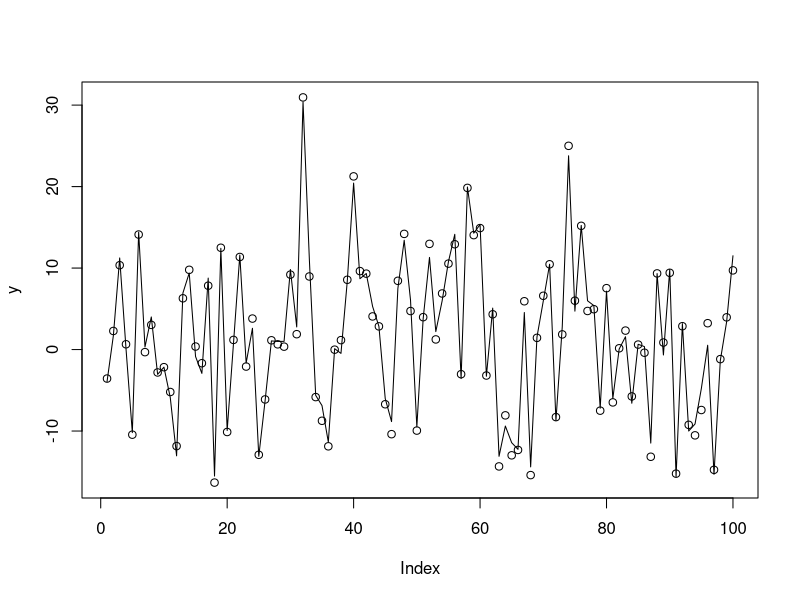
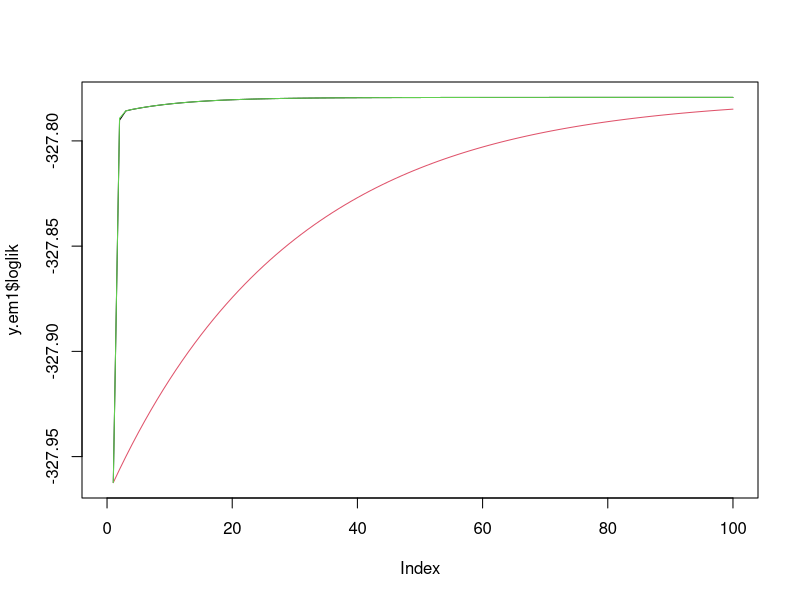
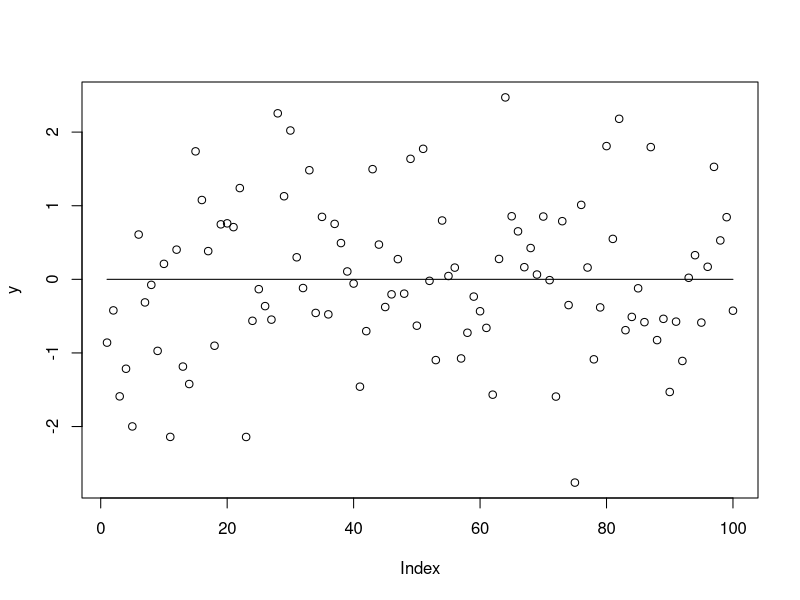
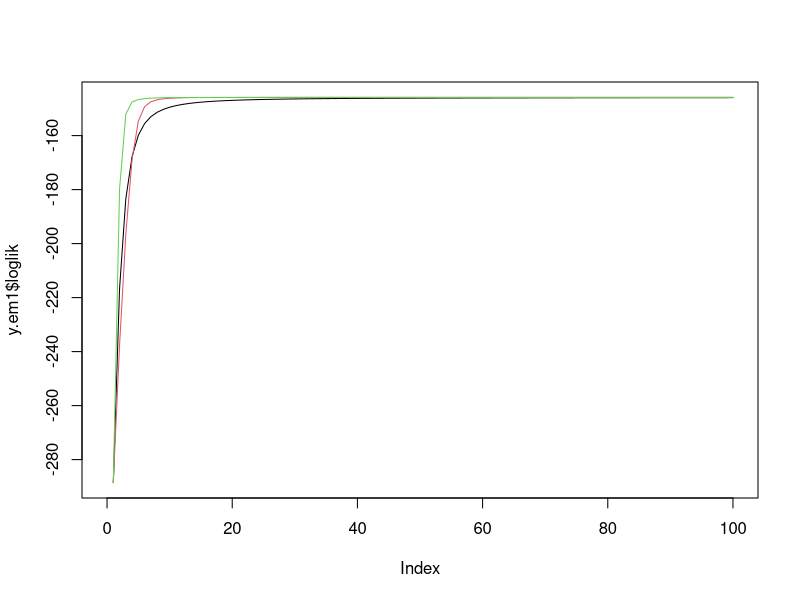
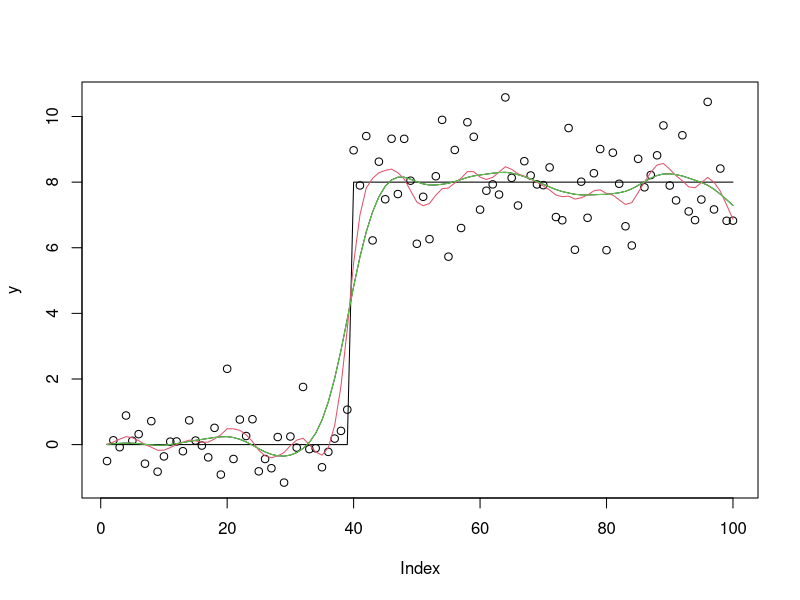
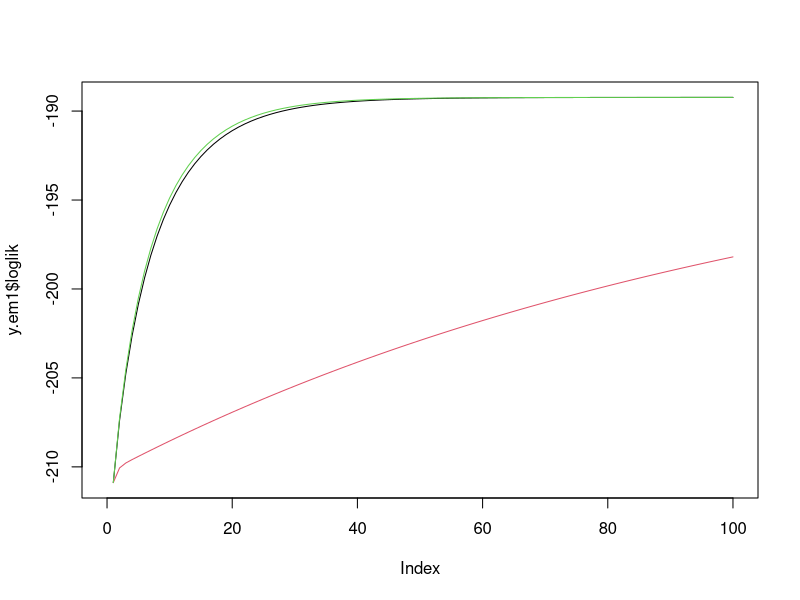
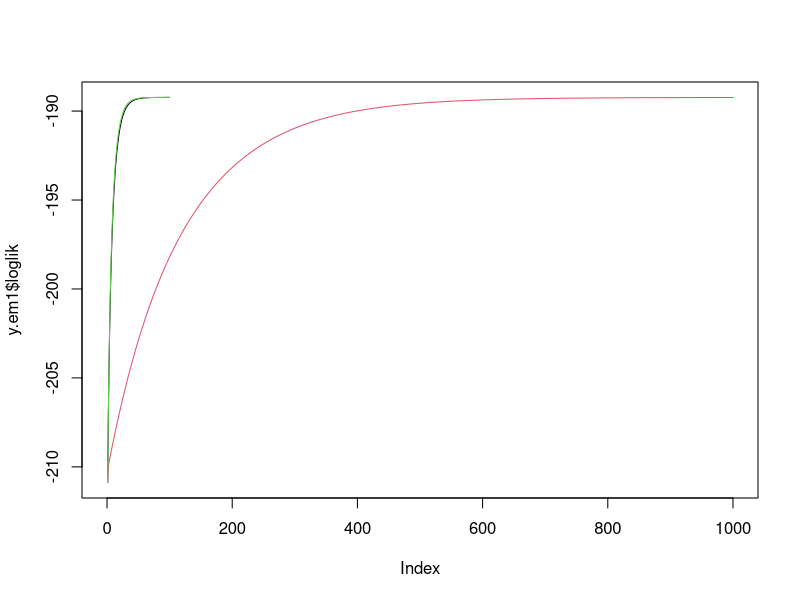
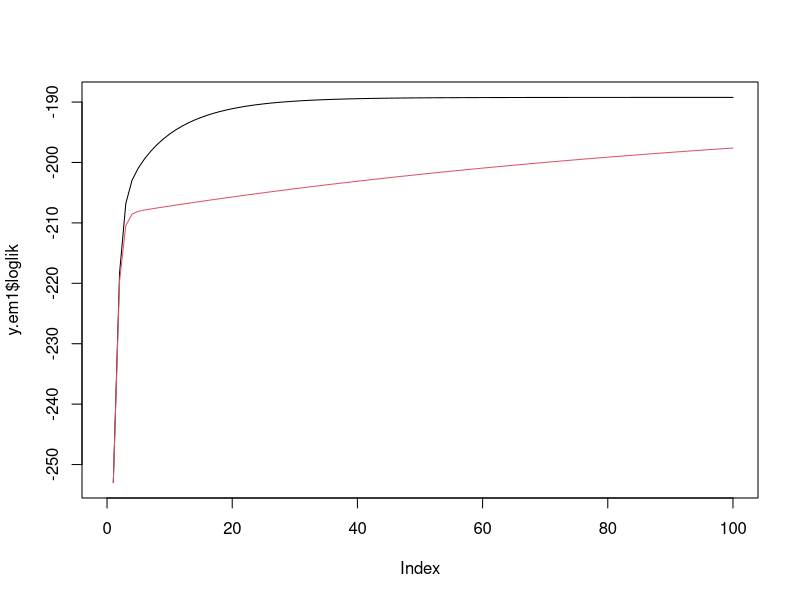

The R script that drew these images, in order:
## ---- chunk 1
ridge_em1 = function(y,X, s2,sb2, niter=10){
  XtX = t(X) %*% X
  Xty = t(X) %*% y
  yty = t(y) %*% y
  n = length(y)
  p = ncol(X)
  loglik = rep(0,niter)
  for(i in 1:niter){
    V = chol2inv(chol(XtX+ diag(s2/sb2,p))) 
    
    SigmaY = sb2 *(X %*% t(X)) + diag(s2,n)
    loglik[i] = mvtnorm::dmvnorm(as.vector(y),sigma = SigmaY,log=TRUE)
    
    Sigma1 = s2*V  # posterior variance of b
    mu1 = as.vector(V %*% Xty) # posterior mean of b
    
    s2 = as.vector((yty + sum(diag(XtX %*% (mu1 %*% t(mu1) + Sigma1)))- 2*sum(Xty*mu1))/n)
    sb2 = mean(mu1^2+diag(Sigma1))
   
  }
  return(list(s2=s2,sb2=sb2,loglik=loglik,postmean=mu1))
}
## ---- chunk 2

ridge_em2 = function(y,X, s2,sb2, niter=10){
  XtX = t(X) %*% X
  Xty = t(X) %*% y
  yty = t(y) %*% y
  n = length(y)
  p = ncol(X)
  loglik = rep(0,niter)
  for(i in 1:niter){
    V = chol2inv(chol(XtX+ diag(s2/sb2,p))) 
    
    SigmaY = sb2 *(X %*% t(X)) + diag(s2,n)
    loglik[i] = mvtnorm::dmvnorm(as.vector(y),sigma = SigmaY,log=TRUE)
    
    Sigma1 = (s2/sb2)*V  # posterior variance of b
    mu1 = (sqrt(sb2)/s2)*as.vector(Sigma1 %*% Xty) # posterior mean of b
    
  
    s2 = as.vector((yty + sb2*sum(diag(XtX %*% (mu1 %*% t(mu1) + Sigma1)))- 2*sqrt(sb2)*sum(Xty*mu1))/n)
    sb2 = (sum(mu1*Xty)/sum(diag(XtX %*% (mu1 %*% t(mu1) + Sigma1))))^2
   
  }
  return(list(s2=s2,sb2=sb2,loglik=loglik,postmean=mu1*sqrt(sb2)))
}
## ---- chunk 3
ridge_em3 = function(y,X, s2, sb2, l2, niter=10){
  XtX = t(X) %*% X
  Xty = t(X) %*% y
  yty = t(y) %*% y
  n = length(y)
  p = ncol(X)
  loglik = rep(0,niter)
  for(i in 1:niter){
    V = chol2inv(chol(XtX+ diag(s2/(sb2*l2),p))) 
    
    SigmaY = l2*sb2 *(X %*% t(X)) + diag(s2,n)
    loglik[i] = mvtnorm::dmvnorm(as.vector(y),sigma = SigmaY,log=TRUE)
    
    Sigma1 = (s2/sb2)*V  # posterior variance of b
    mu1 = (1/sqrt(sb2))*as.vector(V %*% Xty) # posterior mean of b
    
    s2 = as.vector((yty + sb2*sum(diag(XtX %*% (mu1 %*% t(mu1) + Sigma1)))- 2*sqrt(sb2)*sum(Xty*mu1))/n)
    sb2 = (sum(mu1*Xty)/sum(diag(XtX %*% (mu1 %*% t(mu1) + Sigma1))))^2
    
    l2 = mean(mu1^2+diag(Sigma1))
   
  }
  return(list(s2=s2,sb2=sb2,l2=l2,loglik=loglik,postmean=mu1*sqrt(sb2)))
}
## ---- chunk 4
set.seed(100)
sd = 1
n = 100
p = n
X = matrix(rnorm(n*p),ncol=n)
btrue = rnorm(n)
y = X %*% btrue + sd*rnorm(n)

plot(y)
lines(X %*% btrue)
y.em1 = ridge_em1(y,X,1,1,100)
y.em2 = ridge_em2(y,X,1,1,100)
y.em3 = ridge_em3(y,X,1,1,1,100)

plot_loglik = function(y.em1,y.em2,y.em3=NULL){
  plot(y.em1$loglik,ylim=c(min(y.em1$loglik),max(c(y.em1$loglik,y.em2$loglik))),type="l",xlim=c(0,max(length(y.em2$loglik),length(y.em1$loglik))))
lines(y.em2$loglik,col=2)
if(!is.null(y.em3)){
  lines(y.em3$loglik,col=3)
}
}
plot_loglik(y.em1,y.em2,y.em3)

## ---- chunk 5
btrue = rep(0,n)
y = X %*% btrue + sd*rnorm(n)

plot(y)
lines(X %*% btrue)
y.em1 = ridge_em1(y,X,1,1,100)
y.em2 = ridge_em2(y,X,1,1,100)
y.em3 = ridge_em3(y,X,1,1,1,100)

plot_loglik = function(y.em1,y.em2,y.em3=NULL){
  plot(y.em1$loglik,ylim=c(min(y.em1$loglik),max(c(y.em1$loglik,y.em2$loglik))),type="l",xlim=c(0,max(length(y.em2$loglik),length(y.em1$loglik))))
lines(y.em2$loglik,col=2)
if(!is.null(y.em3)){
  lines(y.em3$loglik,col=3)
}
}
plot_loglik(y.em1,y.em2,y.em3)

## ---- chunk 6
set.seed(100)
sd = 1
n = 100
p = n
X = matrix(0,nrow=n,ncol=n)
for(i in 1:n){
  X[i:n,i] = 1:(n-i+1)
}
btrue = rep(0,n)
btrue[40] = 8
btrue[41] = -8
y = X %*% btrue + sd*rnorm(n)

plot(y)
lines(X %*% btrue)

y.em1 = ridge_em1(y,X,1,1,100)
lines(X %*% y.em1$postmean,col=1)

y.em2 = ridge_em2(y,X,1,1,100)
lines(X %*% y.em2$postmean,col=2)

y.em3 = ridge_em3(y,X,1,1,1,100)
lines(X %*% y.em3$postmean,col=3)

## ---- chunk 7
plot_loglik(y.em1,y.em2,y.em3)
## ---- chunk 8
y.em2 = ridge_em2(y,X,1,1,1000)
plot_loglik(y.em1,y.em2,y.em3)

y.em1$sb2
y.em2$sb2
y.em3$sb2*y.em3$l2


y.em1$s2
y.em2$s2
y.em3$s2
## ---- chunk 9
y.em1 = ridge_em1(y,X,10,1,100)
y.em2 = ridge_em2(y,X,10,1,100)

plot_loglik(y.em1,y.em2)
## ---- chunk 10
y.em1 = ridge_em1(y,X,1,10,100)
y.em2 = ridge_em2(y,X,1,10,100)

plot_loglik(y.em1,y.em2)
## ---- chunk 11
y.em1 = ridge_em1(y,X,.1,10,100)
y.em2 = ridge_em2(y,X,.1,10,100)

plot_loglik(y.em1,y.em2)
## ---- chunk 12
sd = 1
n = 100
p = n
X = matrix(0,nrow=n,ncol=n)
for(i in 1:n){
  X[i:n,i] = 1:(n-i+1)
}
btrue = rep(0,n)

y = X %*% btrue + sd*rnorm(n)

plot(y)
lines(X %*% btrue)

y.em1 = ridge_em1(y,X,1,1,100)
lines(X %*% y.em1$postmean,col=1)

y.em2 = ridge_em2(y,X,1,1,100)
lines(X %*% y.em2$postmean,col=2)

y.em3 = ridge_em3(y,X,1,1,1,100)
lines(X %*% y.em3$postmean,col=3)

## ---- chunk 13
plot_loglik(y.em1,y.em2,y.em3)
## ---- chunk 14
y.em3b = ridge_em3(y,X,1,1,100,100)
plot_loglik(y.em1,y.em2,y.em3b)
